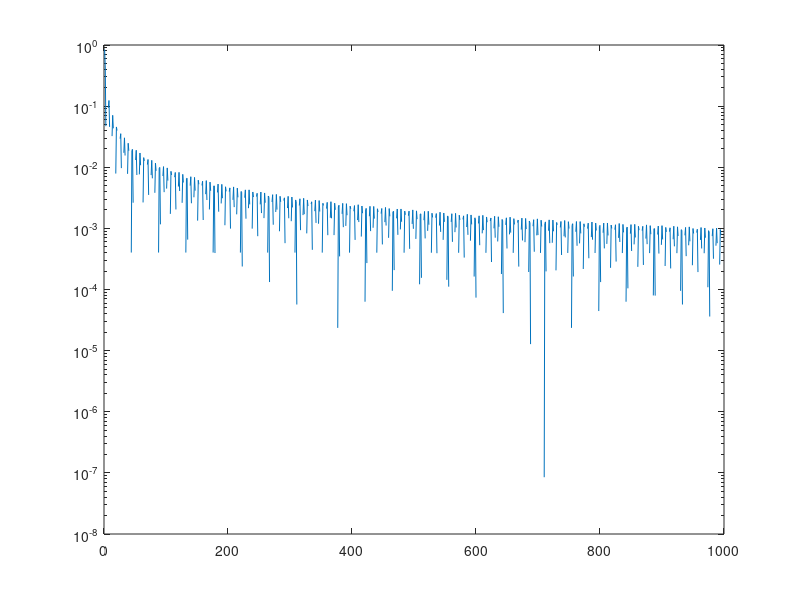
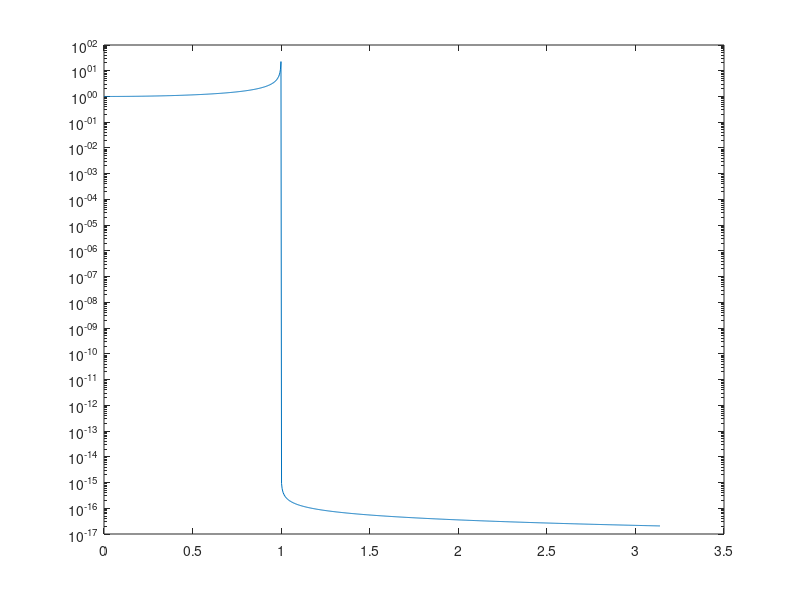

The MATLAB script that drew these images, in order: (Note: this script raises an error after producing the figures.)
clear all; close all; clc

L = 1000

% r      Radial positions [m]          {0:numel(h)-1}
% k      Spatial frequencies [rad/m]   {pi/numel(h)*(0:numel(h)-1)}

r = [0:L-1]
k = [0:L-1] * pi/L;

a = 1;

y = sin(a*r)./r

semilogy(r,y)

figure()

Y = 1./((a.^2 - k.^2).^(1/2))

semilogy(k,Y)
hold all;


Y2 = ht(y,r,k)

%Y3 = spatial_transform(k./(2*pi),y,r,1)

%semilogy(k,Y2)

semilogy(k,Y2)

legend('theory', 'my code')